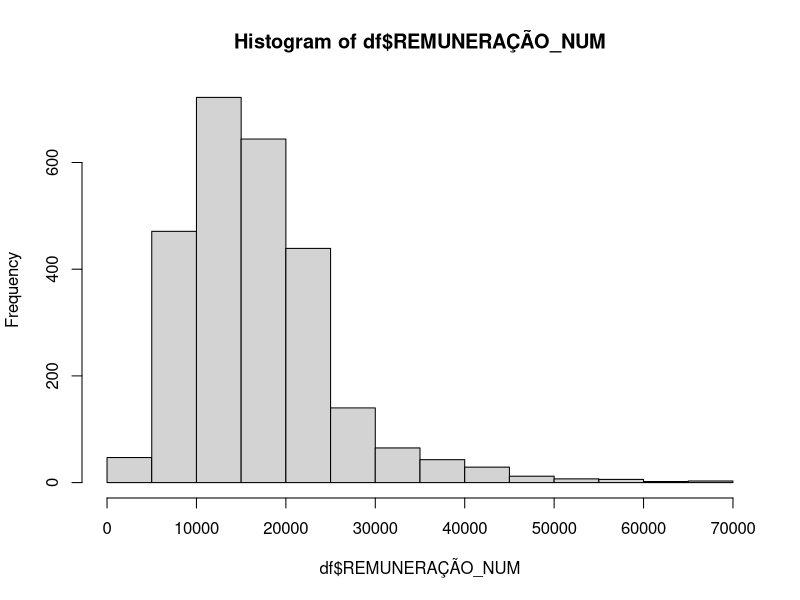
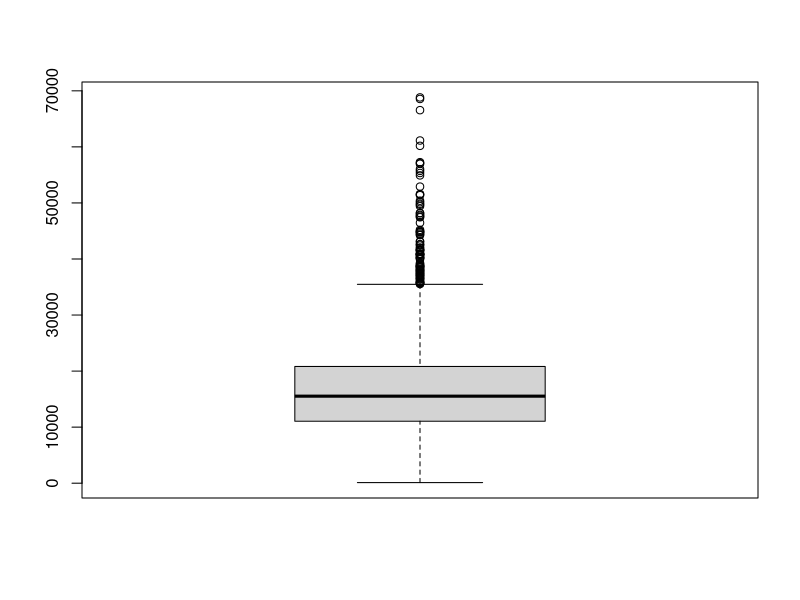
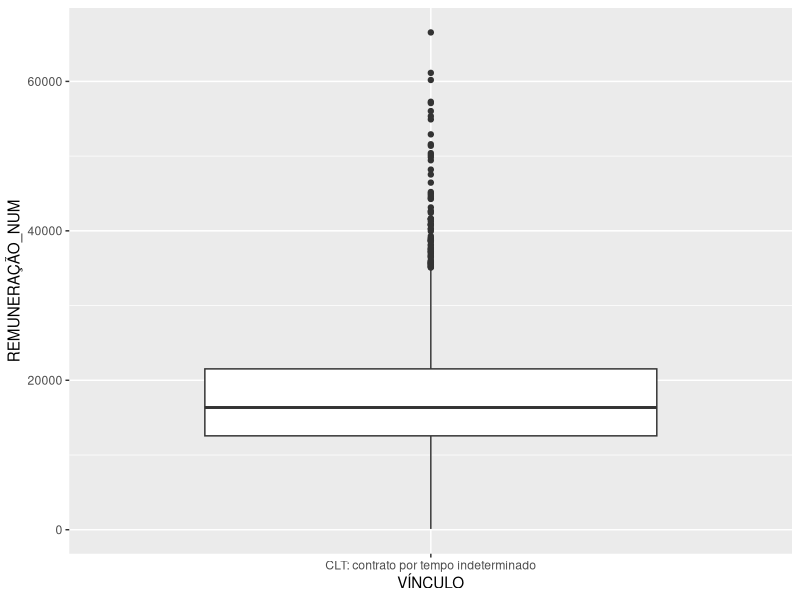

Reproduce these figures in R, in order.
library(tidyverse)
library(ggplot2)

# Dados obtidos em http://dados.prefeitura.sp.gov.br/pt_PT/dataset/folha-de-pagamento-prodam
df = read.csv("prodam.csv", sep=";", encoding = "latin1")
df

colnames(df)

# Transformando os dados numéricos em Números:

converterParaNumero <- function(str) {
  str <- str_trim(str)
  str <- str_replace(str, "R\\$", "")
  str <- str_replace(str, "-", "0")
  str <- str_replace(str, "\\.", "")
  str <- str_replace(str, ",", ".")
  return(as.numeric(str))
}

venctoParaNumero <- function(x, output) {
  return(converterParaNumero(x['VENCIMENTOS']))
}

encargoParaNumero <- function(x, output) {
  return(converterParaNumero(x['ENCARGOS']))
}

benefParaNumero <- function(x, output) {
  return(converterParaNumero(x['BENEFÍCIOS']))
}

outrasParaNumero <- function(x, output) {
  return(converterParaNumero(x['OUTRAS.REMUNERAÇÕES']))
}

vencto_num <- apply(df, 1, venctoParaNumero)
encargo_num <- apply(df, 1, encargoParaNumero)
benef_num <- apply(df, 1, benefParaNumero)
outras_num <- apply(df, 1, outrasParaNumero)

df <- cbind(df, 
            'VENCIMENTOS_NUM' = vencto_num, 
            'ENCARGOS_NUM' = encargo_num, 
            'BENEFÍCIOS_NUM' = benef_num,
            'OUTRAS.REMUNERAÇÕES_NUM' = outras_num)

# Calculando o valor da Remuneração:
df['REMUNERAÇÃO_NUM'] <- df['VENCIMENTOS_NUM'] - df['ENCARGOS_NUM'] + df['BENEFÍCIOS_NUM'] + df['OUTRAS.REMUNERAÇÕES_NUM']
df

# Aplicando estatística descritiva
summary(df['REMUNERAÇÃO_NUM'])

# Criando o histograma por salário
par(mfrow=(c(1,1)))
hist(df$REMUNERAÇÃO_NUM)

# Criando o BoxPlot por salário
par(mfrow=(c(1,1)))
boxplot(df$REMUNERAÇÃO_NUM)

# Filtrando alguns cenários
df_clt <- df[(df$VÍNCULO == "CLT: contrato por tempo indeterminado"),]
df_analista <- df[(df$CARGO == "ANALISTA DE TIC"),] 

ggplot(df_analista, aes(x=VÍNCULO, y=REMUNERAÇÃO_NUM)) + 
  geom_boxplot()

# Função para cálculo de outliers
fctOutlier <- function(x) {
  z <- (x - mean(x)) / sd(x)
  return(abs(z) > 3)
}

# Exibindo dados de outliers
df_without_na <- df[rowSums(is.na(df['REMUNERAÇÃO_NUM'])) == 0, ]
outlier <- fctOutlier(df_without_na$REMUNERAÇÃO_NUM)
df_outliers <- df_without_na[outlier, ]
df_outliers

View(df_outliers)
